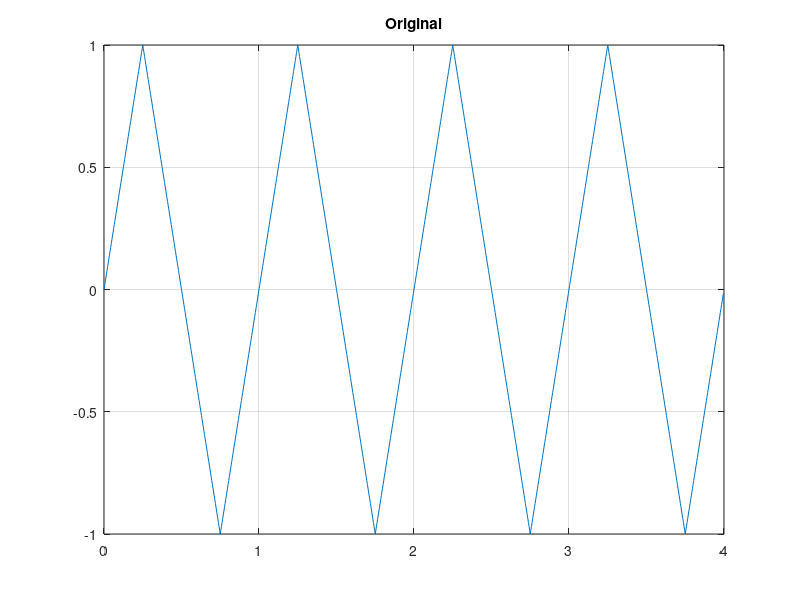

This chart was generated by the following MATLAB code: (Note: this script raises an error after producing the figure.)
T_a = 1/256;
T_0 = 1;
t = 0:T_a:4-T_a;
x = sawtooth(2*pi*(1/T_0)*t + pi/2, 0.5);

plot(t, x);
title("Original");
grid on;

[a_k, b_k] = calcCoef(T_a, T_0, x, 50);

figure;
[sinal, t] = somafourier(T_a, 1/T_0, 4, a_k, b_k);
plot(t, sinal);
title("Reconstruida");
grid on;